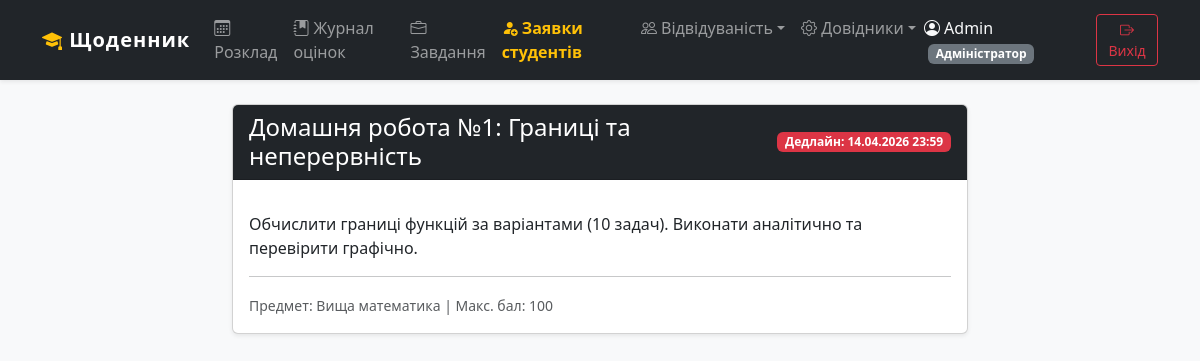
The app's page /assignments/1/ (signed in) with its own data.
### accounts/models.py (models this page shows, shortened)
class User(AbstractUser):
    ROLE_CHOICES = (
        ('admin', 'Адміністратор'),
        ('teacher', 'Викладач'),
        ('student', 'Студент'),
    )
    role = models.CharField(max_length=10, choices=ROLE_CHOICES, default='student', verbose_name='Роль')
    photo = models.ImageField(upload_to='avatars/', default='avatars/default.png', verbose_name='Фото профілю', blank=True, null=True)

### assignments/models.py (models this page shows, shortened)
class Assignment(models.Model):
    subject = models.ForeignKey('subjects.Subject', on_delete=models.CASCADE, verbose_name='Предмет')
    teacher = models.ForeignKey('accounts.Teacher', on_delete=models.CASCADE, verbose_name='Викладач')
    title = models.CharField(max_length=200, verbose_name='Назва завдання')
    description = models.TextField(verbose_name='Опис завдання')
    deadline = models.DateTimeField(verbose_name='Дедлайн')
    max_score = models.PositiveIntegerField(default=100, verbose_name='Максимальний бал')
    class Meta:
        verbose_name = 'Завдання'
        verbose_name_plural = 'Завдання'
        ordering = ['-deadline']

### subjects/models.py (models this page shows, shortened)
class Subject(models.Model):
    name = models.CharField(max_length=150, verbose_name='Назва предмета')
    credits = models.PositiveIntegerField(verbose_name='Кредити (ECTS)')
    semester = models.PositiveIntegerField(verbose_name='Семестр')
    description = models.TextField(blank=True, null=True, verbose_name='Опис')
    class Meta:
        verbose_name = 'Предмет'
        verbose_name_plural = 'Предмети'
        ordering = ['semester', 'name']

### assignments/views.py (the view, shortened to what this page needs)
# urls.py: path('<int:pk>/', views.AssignmentDetailView.as_view(), name='assignment_detail'),
class AssignmentDetailView(LoginRequiredMixin, DetailView):
    model = Assignment
    template_name = 'assignments/assignment_detail.html'
    context_object_name = 'assignment'
    def get_context_data(self, **kwargs):
        context = super().get_context_data(**kwargs)
        user = self.request.user
        context['now'] = timezone.now()
        return context

### templates/assignments/assignment_detail.html (shortened to what this page needs)
{% extends 'base.html' %}
{% load crispy_forms_tags %}
{% block content %}
<div class="row mt-4">
    <div class="col-md-8 mx-auto">
        <div class="card shadow-sm mb-4">
            <div class="card-header bg-dark text-white d-flex justify-content-between align-items-center">
                <h4 class="mb-0">{{ assignment.title }}</h4>
                <span class="badge bg-danger">Дедлайн: {{ assignment.deadline|date:"d.m.Y H:i" }}</span>
            </div>
            <div class="card-body">
                <p class="card-text">{{ assignment.description|linebreaks }}</p>
                <hr>
                <small class="text-muted">Предмет: {{ assignment.subject.name }} | Макс. бал: {{ assignment.max_score }}</small>
            </div>
        </div>
    </div>
</div>
{% endblock %}

### templates/base.html (shortened to what this page needs)
<!DOCTYPE html>
<html lang="uk">
<head>
    <link href="https://cdn.jsdelivr.net/npm/bootstrap@5.3.3/dist/css/bootstrap.min.css" rel="stylesheet">
    <link rel="stylesheet" href="https://cdn.jsdelivr.net/npm/bootstrap-icons@1.11.1/font/bootstrap-icons.css">
</head>
<body>
    <nav class="navbar navbar-expand-lg navbar-dark bg-dark sticky-top shadow-sm mb-4">
        <div class="container">
            <a class="navbar-brand" href="{% url 'home' %}"><i class="bi bi-mortarboard-fill text-warning"></i> Щоденник</a>
            <div class="collapse navbar-collapse" id="navbarNav">
                <ul class="navbar-nav me-auto">
                    {% if user.is_authenticated %}
                        <li class="nav-item"><a class="nav-link" href="{% url 'schedule_list' %}"><i class="bi bi-calendar3"></i> Розклад</a></li>
                        <li class="nav-item"><a class="nav-link" href="{% url 'grade_list' %}"><i class="bi bi-journal-bookmark-fill"></i> Журнал оцінок</a></li>
                        <li class="nav-item"><a class="nav-link" href="{% url 'assignment_list' %}"><i class="bi bi-briefcase"></i> Завдання</a></li>
                        {% if user.role == 'admin' or user.is_superuser %}
                            <li class="nav-item">
                                <a class="nav-link text-warning fw-bold" href="{% url 'pending_students' %}">
                                    <i class="bi bi-person-fill-add"></i> Заявки студентів
                                </a>
                            </li>
                        {% endif %}
                        <li class="nav-item dropdown">
                            <a class="nav-link dropdown-toggle" href="#" role="button" data-bs-toggle="dropdown"><i class="bi bi-people"></i> Відвідуваність</a>
                        </li>
                        {% if user.role == 'teacher' or user.is_superuser %}
                        <li class="nav-item dropdown">
                            <a class="nav-link dropdown-toggle" href="#" role="button" data-bs-toggle="dropdown"><i class="bi bi-gear"></i> Довідники</a>
                        </li>
                        {% endif %}
                    {% endif %}
                </ul>
                <ul class="navbar-nav align-items-lg-center">
                    {% if user.is_authenticated %}
                        <li class="nav-item text-light me-3 d-none d-lg-block">
                            <i class="bi bi-person-circle"></i> {{ user.get_full_name|default:user.username }}
                            <span class="badge bg-secondary ms-1">{{ user.get_role_display }}</span>
                        </li>
                        <li class="nav-item">
                            <form method="post" action="{% url 'logout' %}" class="d-inline">
                                <button type="submit" class="btn btn-outline-danger btn-sm mt-2 mt-lg-0"><i class="bi bi-box-arrow-right"></i> Вихід</button>
                            </form>
                        </li>
                    {% else %}
                        <li class="nav-item"><a class="nav-link" href="{% url 'login' %}">Вхід</a></li>
                        <li class="nav-item"><a class="btn btn-primary btn-sm ms-lg-2 mt-2 mt-lg-0" href="{% url 'register' %}">Реєстрація</a></li>
                    {% endif %}
                </ul>
            </div>
        </div>
    </nav>
    <div class="container pb-5">
        {% block content %}
        {% endblock %}
    </div>
</body>
</html>

### templates/base.html (style rules this page uses)
body { background-color: #f8f9fa; }
.navbar-brand { font-weight: bold; letter-spacing: 1px; }

### records on screen
User: get_full_name "Admin", role "Адміністратор"
Assignment: title "Домашня робота №1: Границі та неперервність", deadline "14.04.2026 23:59", description "Обчислити границі функцій за варіантами (10 задач). Виконати аналітично та перевірити графічно.", subject.name "Вища математика", max_score "100"
